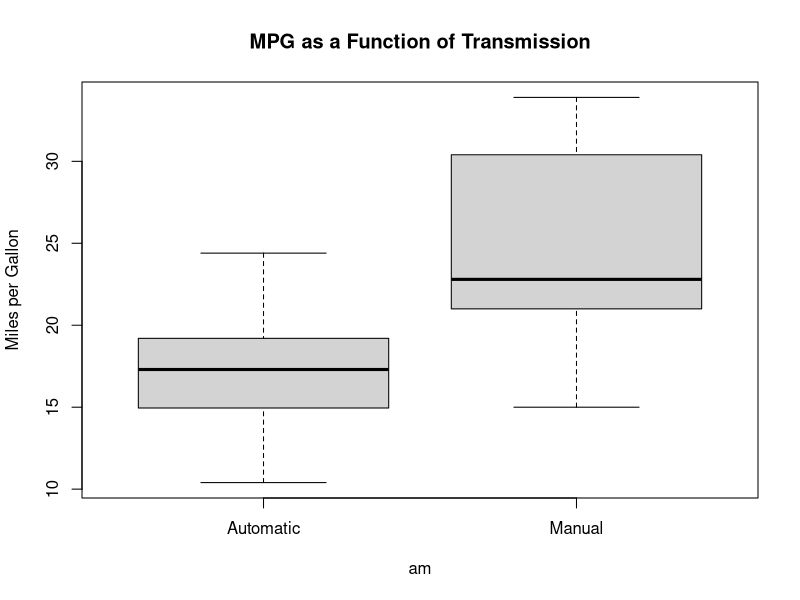
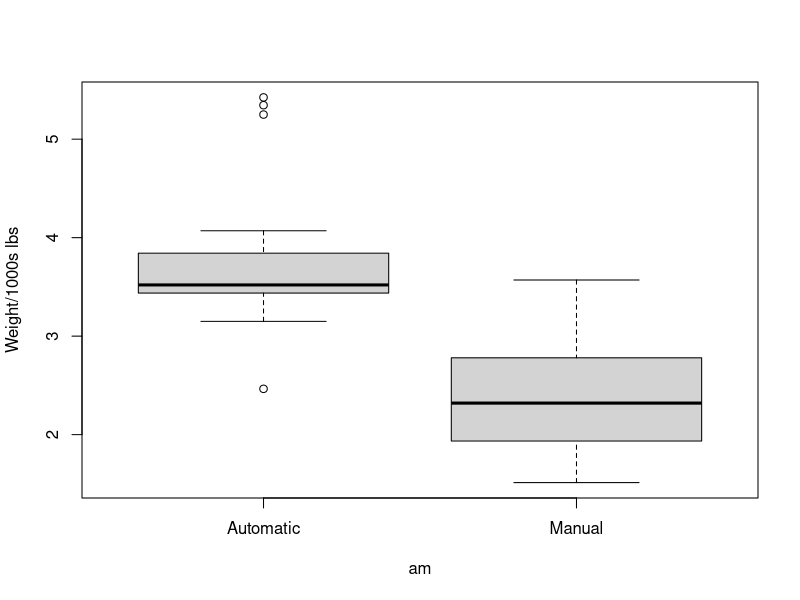
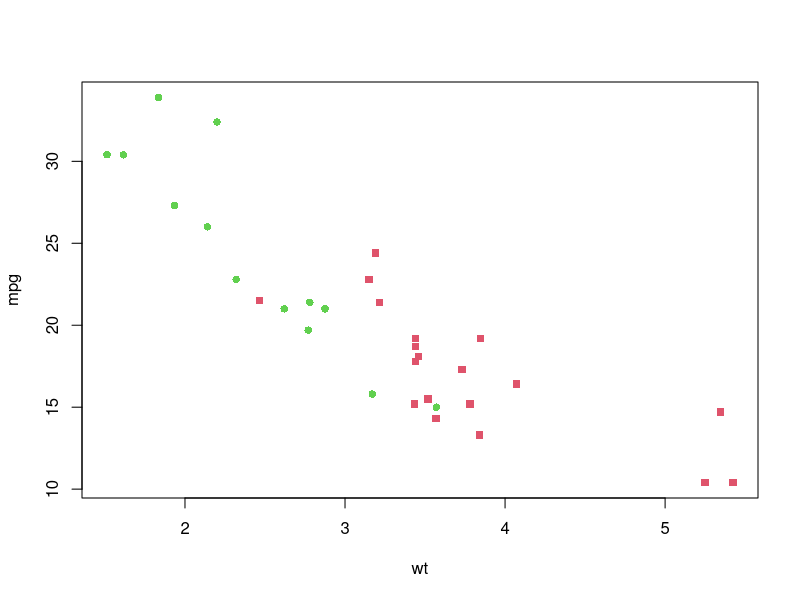
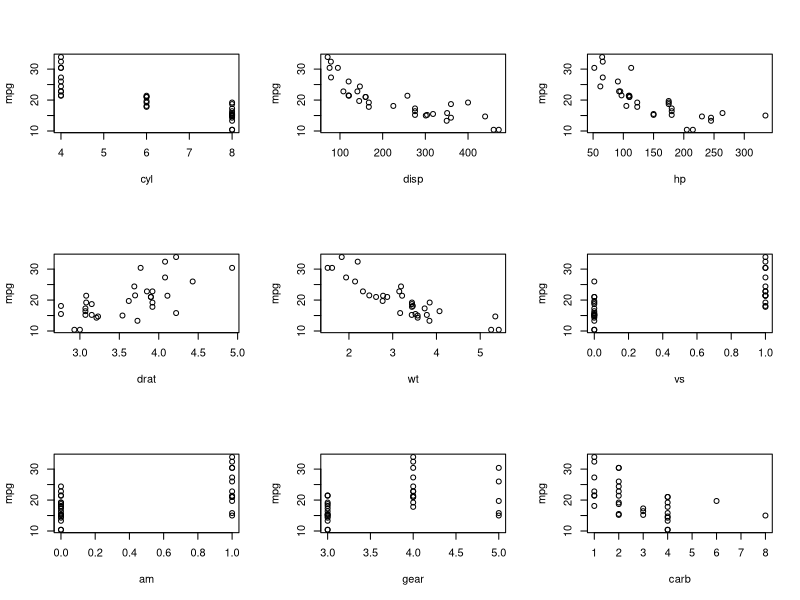

Source code (R) for these figures, in order:
## Loading the data is trivial ##
data(mtcars)
## The column am contains the determination of automatic/manual transmission
## it is a numeric column containing either 0=automatic or 1=manual.
## Create a boxplot? with am as a factor.
boxplot(mpg~am, data=mtcars, names=c("Automatic","Manual"),ylab="Miles per Gallon", main="MPG as a Function of Transmission")
## This may be a useful aside ...
boxplot(wt~am, data=mtcars, names=c("Automatic","Manual"),ylab="Weight/1000s lbs")
## Since MPG vs. wt is a confounding factor.
plot(mpg~wt,data=mtcars,col=mtcars$am+2, type="p",pch=mtcars$am+15)
## Creates a very cute plot.
## So I need to extract the difference in MPG due to transmission, excluding other factors.
## I think we could find relations for MPG vs. cylinders, vs. weight (which may be identical), 
## and for displacement(?).  I suspect the 1/4-mile time is irrelevant as is V/S.  How do I do
## this properly without automatic variable selection?
## I think we need to find correlation coefficients for each variable with mpg and go from 
## there.  I believe I can do anything I want to this data for this assignment.

## I think this is an ANOVA question, so I'll build three models (or so), and see what happens.
## Probably need some plots to show what correlates with mpg, then cor matrix to justify 
## why I am choosing the variables I am.
model1<-lm(mpg~am, data=mtcars)
## Coeff on am = 7.24, p-value 2.85 e-04
model2<-update(model1,mpg~am + wt)
## Coeff on am = -0.024, p-value=0.9!-> not distinguishable from zero.
model3<-update(model1,mpg~am + wt + cyl)
## Coeff on am = 0.176, p-value=0.9!-> not distinguishable from zero.
model4<-update(model1,mpg~am + wt + cyl + hp)
## Coeff on am = 1.48, p-value=0.3!-> not distinguishable from zero.
model5<-update(model1,mpg~am + wt + cyl + hp + carb)
## Coeff on am = 2.08, p-value=0.2!-> not distinguishable from zero.
anova(model1, model2, model3, model4, model5)
## Shows that past model 3, it is insignifcant to add terms.

## Current problem is to figure out how to do panel plot with only a single variable 
## for the y-axis.
par(mfrow=c(3,3))
plot(mpg~cyl, data=mtcars)
plot(mpg~disp, data=mtcars)
plot(mpg~hp, data=mtcars)
plot(mpg~drat, data=mtcars)
plot(mpg~wt, data=mtcars)
plot(mpg~vs, data=mtcars)
plot(mpg~am, data=mtcars)
plot(mpg~gear, data=mtcars)
plot(mpg~carb, data=mtcars)
##  That'll play.  Ugh. 
cor(mtcars)
## Gives top-correlating single variables and rationale for choosing cyl vs. disp